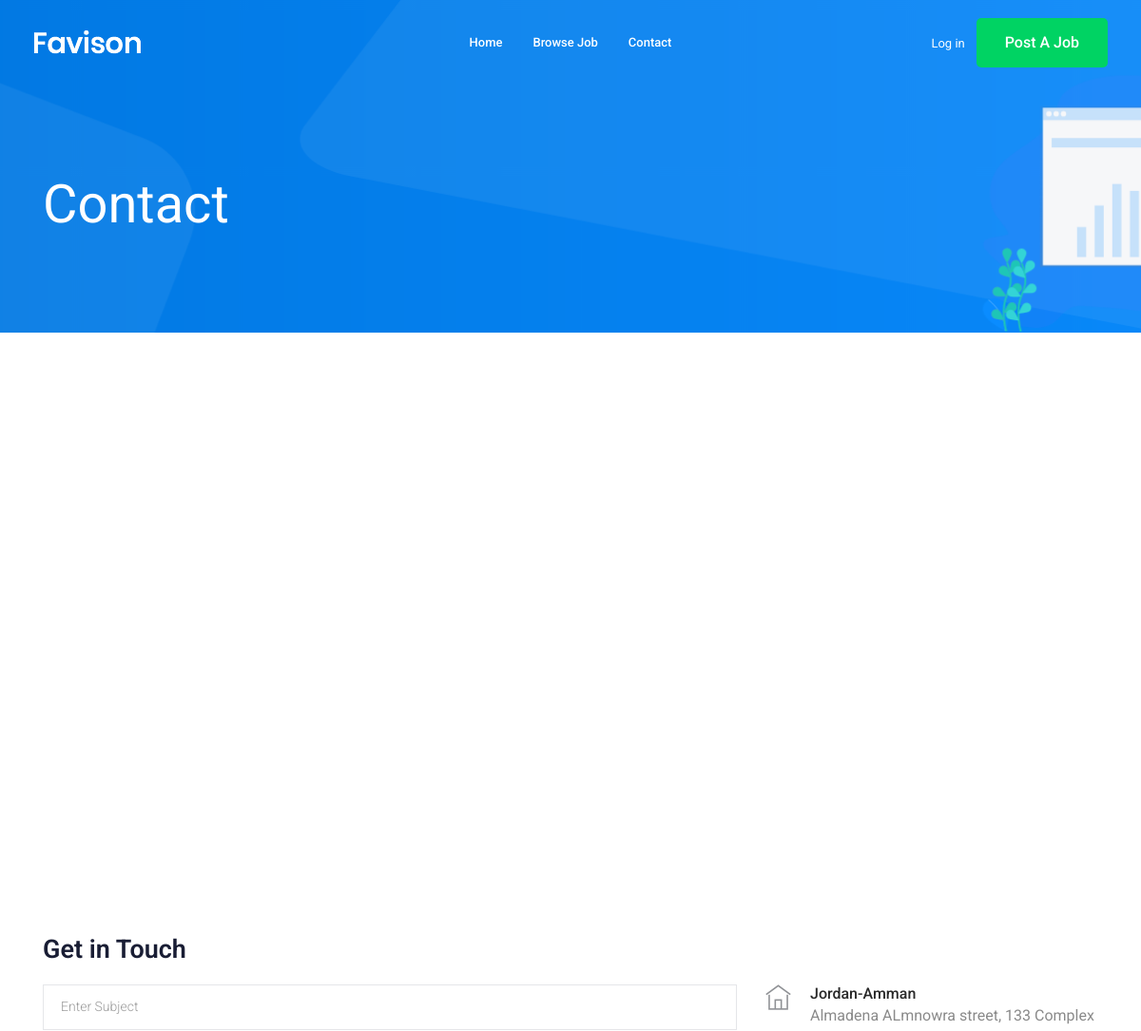
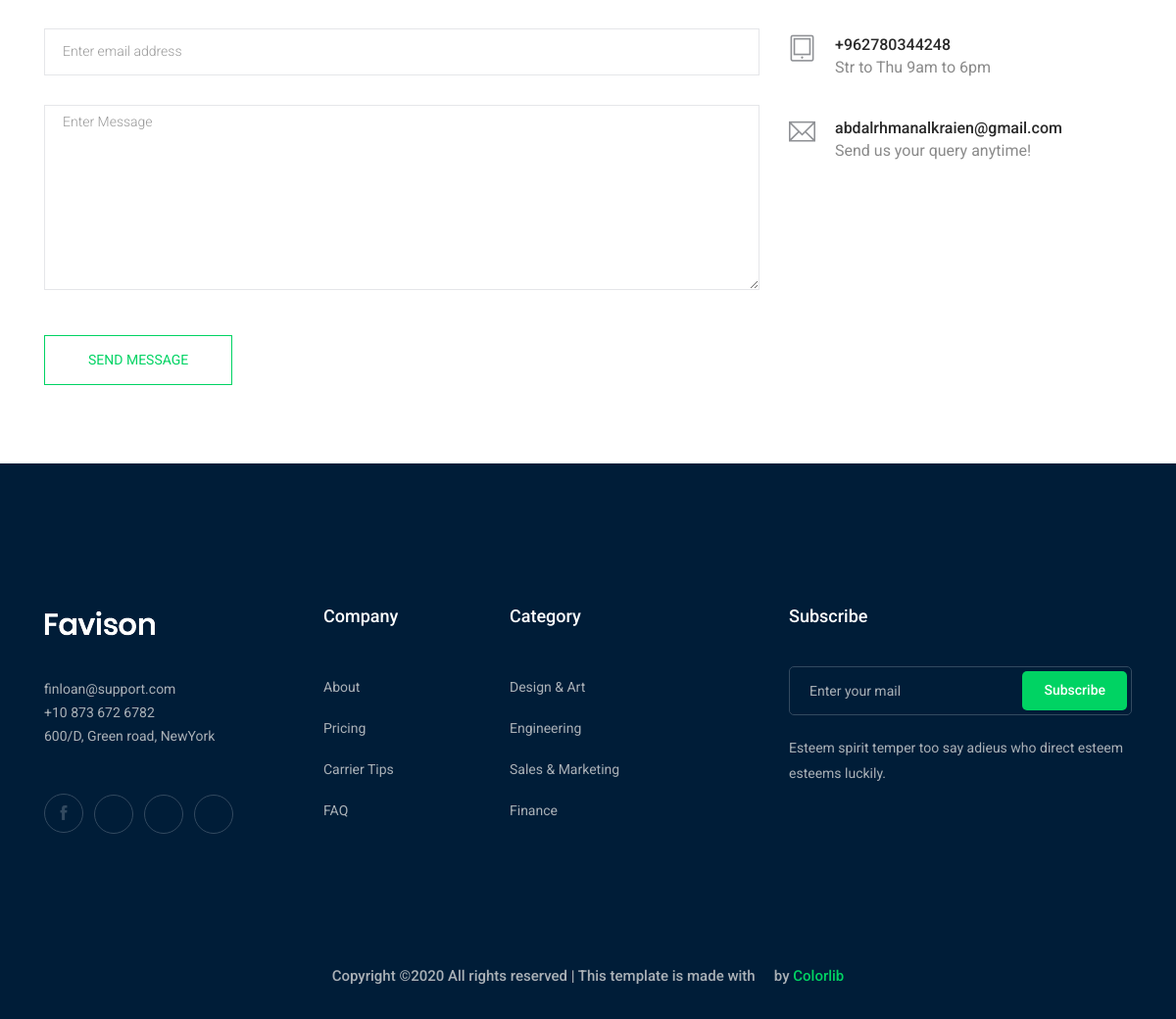
Screenshot of /contact/contact with the database file from the repository (2 pictures, top to bottom).
### Contact/models.py (models this page shows, shortened)
class information(models.Model):
    location=models.CharField(max_length=100)
    mobile=models.CharField(max_length=14)
    email=models.EmailField(max_length=100)

### Contact/views.py (the view)
# urls.py: path('contact',views.send_message,name="contact"),
def send_message(request):
    info=information.objects.first()
    if request.method=="POST":
        subject=request.POST['subject']
        email=request.POST['email']
        message=request.POST['message']
        send_mail(subject,message,'abdlarhmanalkraien@gmail.com',[email] )
    context={'info':info}
    return render(request,'contact/contact.html',context)

### Contact/templates/contact/contact.html (shortened to what this page needs)
{% extends 'base.html' %}
{% load bootstrap4%}
{% block content %}
   <div class="bradcam_area bradcam_bg_1">
        <div class="container">
            <div class="row">
                <div class="col-xl-12">
                    <div class="bradcam_text">
                        <h3>contact</h3>
                    </div>
                </div>
            </div>
        </div>
    </div>
  <section class="contact-section section_padding">
    <div class="container">
      <div class="d-none d-sm-block mb-5 pb-4">
        <div id="map" style="height: 480px;"></div>
      </div>
      <div class="row">
        <div class="col-12">
          <h2 class="contact-title">Get in Touch</h2>
        </div>
        <div class="col-lg-8">
          <form class="form-contact contact_form" method="post" >
            <div class="row">
            <div class="col-12">
                <div class="form-group">
                  <input class="form-control" name="subject" id="subject" type="text" onfocus="this.placeholder = ''" onblur="this.placeholder = 'Enter Subject'" placeholder = 'Enter Subject'>
                </div>
              </div>
              <div class="col-12">
                <div class="form-group">
                  <input class="form-control" name="email" id="email" type="email" onfocus="this.placeholder = ''" onblur="this.placeholder = 'Enter email address'" placeholder = 'Enter email address'>
                </div>
              </div>
              <div class="col-12">
                <div class="form-group">
                    <textarea class="form-control w-100" name="message" id="message" cols="30" rows="9" onfocus="this.placeholder = ''" onblur="this.placeholder = 'Enter Message'" placeholder = 'Enter Message'></textarea>
                </div>
              </div>
            </div>
            <div class="form-group mt-3">
              <button type="submit" class="button button-contactForm btn_4 boxed-btn">Send Message</button>
            </div>
          </form>
        </div>
        <div class="col-lg-4">
          <div class="media contact-info">
            <span class="contact-info__icon"><i class="ti-home"></i></span>
            <div class="media-body">
              <h3>{{info.location}}</h3>
              <p>Almadena ALmnowra street, 133 Complex</p>
            </div>
          </div>
          <div class="media contact-info">
            <span class="contact-info__icon"><i class="ti-tablet"></i></span>
            <div class="media-body">
              <h3>{{info.mobile}}</h3>
              <p>Str to Thu 9am to 6pm</p>
            </div>
          </div>
          <div class="media contact-info">
            <span class="contact-info__icon"><i class="ti-email"></i></span>
            <div class="media-body">
              <h3>{{info.email}}</h3>
              <p>Send us your query anytime!</p>
            </div>
          </div>
        </div>
      </div>
    </div>
  </section
{% endblock  %}

### rows the page displays
information: location "Jordan-Amman", mobile "+962780344248", email "abdalrhmanalkraien@gmail.com"
